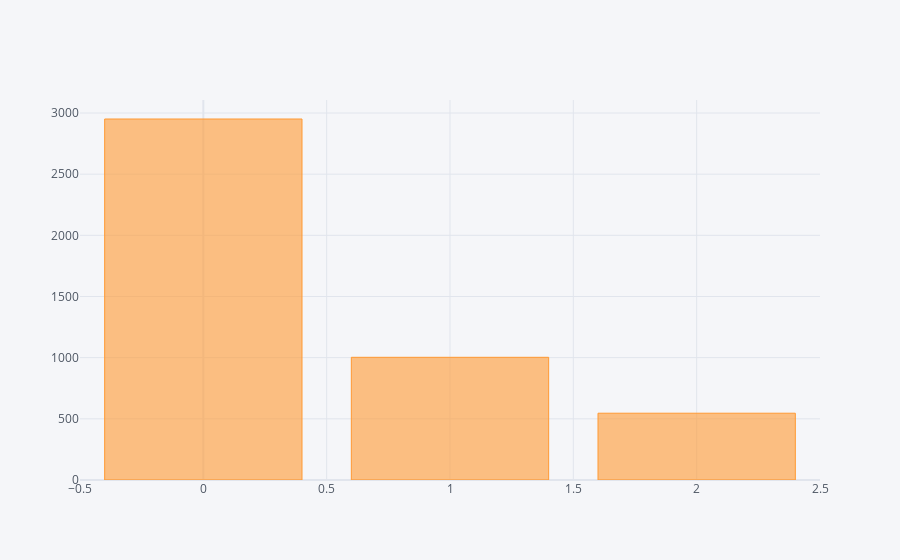

Write notebook code for a chart like this one.
### Code cell
aux["cluster"].value_counts().iplot(kind="bar")

### Figure 1 — Plotly figure (JSON) as saved in the notebook; plotly's stock layout.template omitted (floating-point values rounded to 4 significant figures)
{"data": [{"marker": {"color": "rgba(255, 153, 51, 0.6)", "line": {"color": "rgba(255, 153, 51, 1.0)", "width": 1}}, "name": "cluster", "orientation": "v", "text": "", "type": "bar", "x": [0, 1, 2], "y": [2951, 1003, 546]}], "layout": {"legend": {"bgcolor": "#F5F6F9", "font": {"color": "#4D5663"}}, "paper_bgcolor": "#F5F6F9", "plot_bgcolor": "#F5F6F9", "title": {"font": {"color": "#4D5663"}}, "xaxis": {"gridcolor": "#E1E5ED", "showgrid": true, "tickfont": {"color": "#4D5663"}, "title": {"font": {"color": "#4D5663"}, "text": ""}, "zerolinecolor": "#E1E5ED"}, "yaxis": {"gridcolor": "#E1E5ED", "showgrid": true, "tickfont": {"color": "#4D5663"}, "title": {"font": {"color": "#4D5663"}, "text": ""}, "zerolinecolor": "#E1E5ED"}}}
